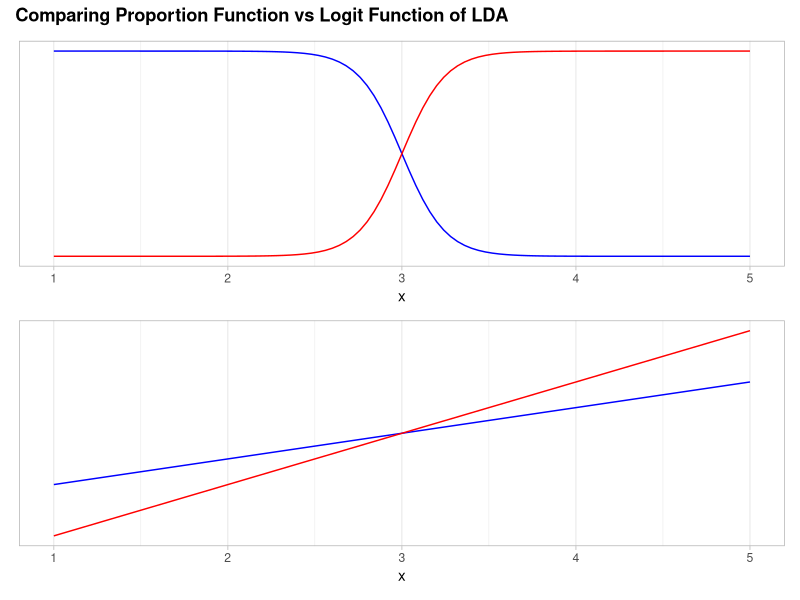

Write R code to recreate this figure.
## ---- chunk 1
library(ggplot2)
library(patchwork)

k_function <- function(x,
                       k,
                       sigma = c(0.5,0.5),
                       pi_k = c(0.5,0.5),
                       mu = c(2, 4),
                       logit = FALSE){
  
  if(logit){
    
    return(x * mu[k]/sigma[k]^2 - mu[k]^2/(2*sigma[k]^2) + log(pi_k[k]))
    
  }
  
  denominator <-
    sapply(x, \(y) sum(pi_k * (1/(sqrt(2*pi)*sigma)) * exp(-1/(2*sigma^2) * (y - mu)^2) ) )
  
  k_numerador <-
   (pi_k[k]* (sqrt(2*pi)*sigma[k])^-1 * exp(- (2*sigma[k]^2)^-1 * (x - mu[k])^2))
  
  return(k_numerador / denominator)
  
}

BasePlot <-
  data.frame(x = 1:5) |>
  ggplot(aes(x))+
  scale_x_continuous(breaks = scales::breaks_width(1))+
  theme_light()+
  theme(panel.grid.major.y = element_blank(),
        panel.grid.minor.y = element_blank(),
        axis.title.y = element_blank(),
        axis.text.y = element_blank(),
        axis.ticks.y = element_blank())
  
p1 <-
  BasePlot +
  geom_function(fun = \(y) k_function(x = y, k = 1), color = "blue")+
  geom_function(fun = \(y) k_function(x = y, k = 2), color = "red")

p2 <-
  BasePlot +
  geom_function(fun = \(y) k_function(x = y, k = 1, logit = TRUE), color = "blue")+
  geom_function(fun = \(y) k_function(x = y, k = 2, logit = TRUE), color = "red")


(p1 / p2) +
  plot_annotation(title = 'Comparing Proportion Function vs Logit Function of LDA',
                  theme = theme(plot.title = element_text(face = "bold")) )

## ---- chunk 2
library(data.table)

set.seed(123)

UnifDistVar1 <-
  data.table(sample = 1:1000
  )[, .(x1 = runif(1000)),
    by = "sample"
  ][, .(prop = mean(x1 %between% c(0.6 - 0.1/2, 0.6 + 0.1/2))),
    by = "sample"]
  
mean(UnifDistVar1$prop)

## ---- chunk 3

set.seed(123)

UnifDistVar2 <-
  UnifDistVar1[, .(x1 = runif(1000),
                   x2 = runif(1000)),
               by = "sample"
  ][ , .(prop = mean(x1 %between% c(0.6 - 0.1/2, 0.6 + 0.1/2) &
                     x2 %between% c(0.35 - 0.1/2, 0.35 + 0.1/2))),
     by = "sample"]

mean(UnifDistVar2$prop)
## ---- chunk 4
0.1^100
## ---- chunk 5
LogisticCOef <- -6 + 0.05 * 40 + 1* 3.5

exp(LogisticCOef)/(1+exp(LogisticCOef))
## ---- chunk 6
paste((6-3.5)/0.05, "horas")
## ---- chunk 7
exp(log(0.80) - 10^2/(2*36) + 4 * 10/36) |> scales::percent(accuracy = 1)
## ---- chunk 8
0.16/(1-0.16)
